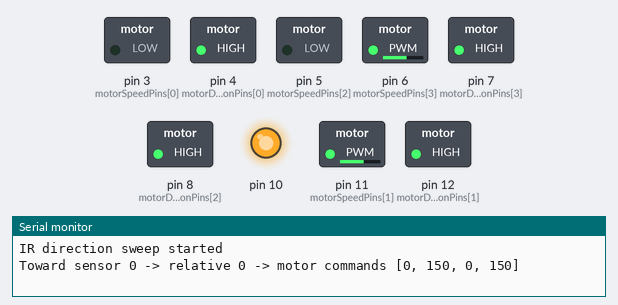
Simulated run of this sketch. Board: Arduino Uno, built with avr-gcc and run on an emulated ATmega328P. Shown: switched loads named in the sketch (green lamp = pin HIGH), output pins drawn as LEDs (lit = HIGH), the last lines printed to the serial monitor.

Above: at 0.1 s.
At 4.9 s:
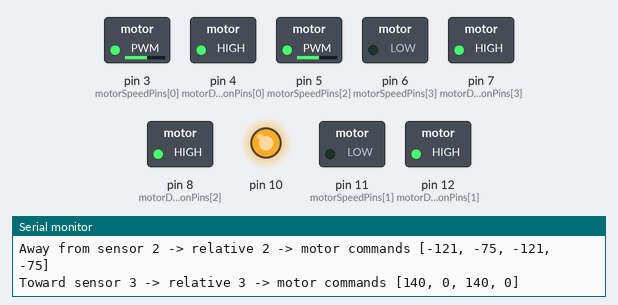
At 9.7 s:
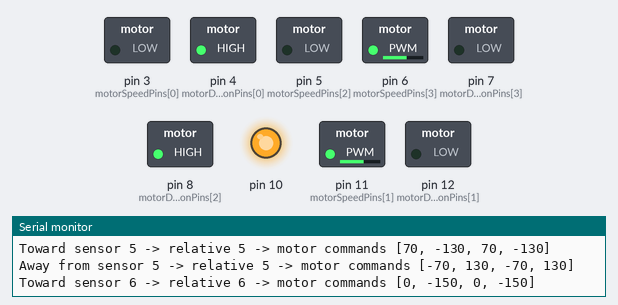
At 17.7 s:
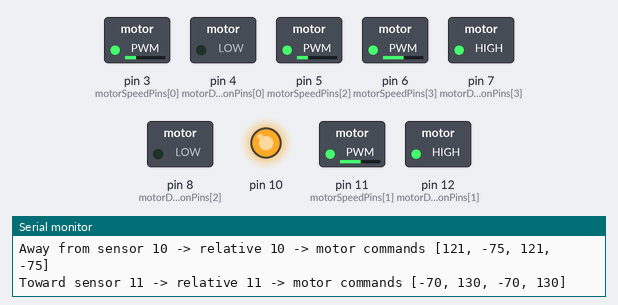
At 26.8 s:
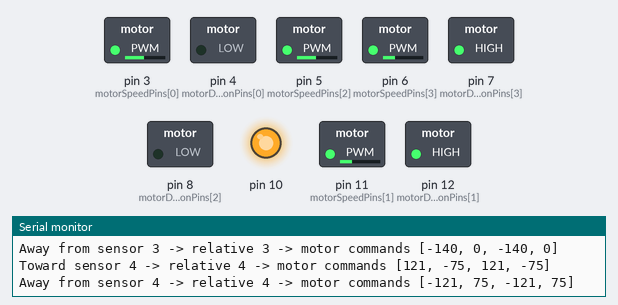
At 38.0 s:
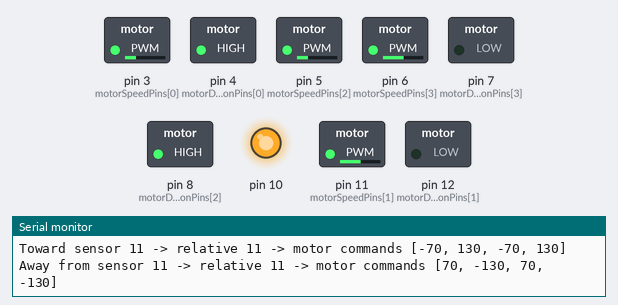
Timing chart, 0 to 40.0 s (numbered marks = the images above):
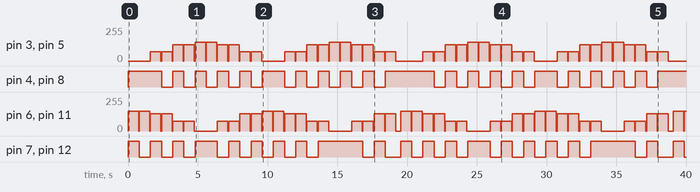

The sketch:

robot_ir_direction_sweep.ino
```cpp
/*
  robot_ir_direction_sweep.ino
  Steps through IR sensor directions 0-11 and drives toward and away from
  each direction for 0.75 seconds.

  Motor layout:
  M0 = front (strafe)
  M1 = left (forward/back)
  M2 = back (strafe)
  M3 = right (forward/back)

  Kinematics: Vy = 150*cos(i*30°), Vx = 150*sin(i*30°)
  Motor commands: M0=+Vx, M1=+Vy, M2=-Vx, M3=+Vy
*/

#define FLIP_FWD    1   // flip to -1 if forward runs backward
#define FLIP_STRAFE 1   // flip to -1 if strafe right runs left
#define FLIP_M2     -1  // flip to -1 if M2 (back strafe) is physically inverted
#define TEST_MODE   false

const int motorDirectionPins[4] = {4, 12, 8, 7};
const int motorSpeedPins[4] = {3, 11, 5, 6};
const unsigned long moveDurationMs = 750;
const unsigned long settlePauseMs = 50;
const unsigned long testMotorDurationMs = 600;
const unsigned long testMotorPauseMs = 2000;
const int testMotorSpeed = 120;
const int baseVectorPower = 150;

// Per-motor max power coefficients. M0 and M2 are slightly boosted.
const float motorPowerCoeff[4] = {0.93f, 1.00f, 0.93f, 1.00f};
const int motorMaxPower[4] = {
  (int)(baseVectorPower * motorPowerCoeff[0] + 0.5f),
  (int)(baseVectorPower * motorPowerCoeff[1] + 0.5f),
  (int)(baseVectorPower * motorPowerCoeff[2] + 0.5f),
  (int)(baseVectorPower * motorPowerCoeff[3] + 0.5f)
};

// Sensor index physically aligned with motor 0.
const byte sensorIndexAtMotor0 = 0;

const byte sensorOrder[12] = {0, 1, 2, 3, 4, 5, 6, 7, 8, 9, 10, 11};

void setup() {
  Serial.begin(115200);

  for (int i = 0; i < 4; i++) {
    pinMode(motorDirectionPins[i], OUTPUT);
    pinMode(motorSpeedPins[i], OUTPUT);
  }

  pinMode(10, OUTPUT);
  digitalWrite(10, HIGH);

  stopMotors();
  if (TEST_MODE) {
    Serial.println("=== MOTOR TEST MODE ===");
    delay(500);
  } else {
    Serial.println("IR direction sweep started");
  }
}

void setMotor(int index, bool forward, int speed) {
  digitalWrite(motorDirectionPins[index], forward ? HIGH : LOW);
  analogWrite(motorSpeedPins[index], speed);
}

void stopMotors() {
  for (int i = 0; i < 4; i++) {
    analogWrite(motorSpeedPins[i], 0);
  }
}

void applySignedMotorCommands(const int motorCommand[4]) {
  for (int i = 0; i < 4; i++) {
    int speed = motorCommand[i];
    if (speed >= 0) {
      digitalWrite(motorDirectionPins[i], HIGH);
      analogWrite(motorSpeedPins[i], speed);
    } else {
      digitalWrite(motorDirectionPins[i], LOW);
      analogWrite(motorSpeedPins[i], -speed);
    }
  }
}

int scaleToMotorPower(float normalized, int maxPower) {
  int command = (int)lround(normalized * maxPower);
  if (command > 255) return 255;
  if (command < -255) return -255;
  return command;
}

void computeTowardMotorCommand(byte relativeIndex, int motorCommand[4]) {
  float angleRad = relativeIndex * (PI / 6.0f);
  float vy = cos(angleRad) * FLIP_FWD;
  float vx = sin(angleRad) * FLIP_STRAFE;

  motorCommand[0] = scaleToMotorPower(vx, motorMaxPower[0]);
  motorCommand[1] = scaleToMotorPower(vy, motorMaxPower[1]);
  motorCommand[2] = scaleToMotorPower((-vx) * FLIP_M2, motorMaxPower[2]);
  motorCommand[3] = scaleToMotorPower(vy, motorMaxPower[3]);
}

void applySensorMotorCommand(byte relativeIndex) {
  int motorCommand[4];
  computeTowardMotorCommand(relativeIndex, motorCommand);

  applySignedMotorCommands(motorCommand);
}

byte normalizeSensorIndex(byte sensorIndex) {
  return (sensorIndex + 12 - sensorIndexAtMotor0) % 12;
}

void driveTowardSensor(byte sensorIndex) {
  byte relativeIndex = normalizeSensorIndex(sensorIndex);
  int motorCommand[4];
  computeTowardMotorCommand(relativeIndex, motorCommand);

  Serial.print("Toward sensor ");
  Serial.print(sensorIndex);
  Serial.print(" -> relative ");
  Serial.print(relativeIndex);
  Serial.print(" -> motor commands [");
  for (int i = 0; i < 4; i++) {
    Serial.print(motorCommand[i]);
    if (i < 3) Serial.print(", ");
  }
  Serial.println("]");

  applySignedMotorCommands(motorCommand);
}

void driveAwayFromSensor(byte sensorIndex) {
  byte relativeIndex = normalizeSensorIndex(sensorIndex);
  int motorCommand[4];
  int towardCommand[4];
  computeTowardMotorCommand(relativeIndex, towardCommand);

  Serial.print("Away from sensor ");
  Serial.print(sensorIndex);
  Serial.print(" -> relative ");
  Serial.print(relativeIndex);
  Serial.print(" -> motor commands [");

  for (int i = 0; i < 4; i++) {
    motorCommand[i] = -towardCommand[i];
    Serial.print(motorCommand[i]);
    if (i < 3) Serial.print(", ");
  }

  Serial.println("]");

  applySignedMotorCommands(motorCommand);
}

void stopAndPause() {
  stopMotors();
  delay(settlePauseMs);
}

void testMotorIndividually() {
  const char* motorNames[4] = {"M0 (front/strafe)", "M1 (left/forward-back)", "M2 (back/strafe)", "M3 (right/forward-back)"};
  const char* motorDirections[4] = {"strafe left", "forward", "strafe right", "backward"};

  for (int i = 0; i < 4; i++) {
    Serial.print("\n=== Testing ");
    Serial.print(motorNames[i]);
    Serial.print(" - should move ");
    Serial.print(motorDirections[i]);
    Serial.println(" ===");

    stopMotors();
    delay(200);

    setMotor(i, true, testMotorSpeed);
    delay(testMotorDurationMs);
    stopMotors();
    delay(testMotorPauseMs);
  }

  Serial.println("\n=== Motor test complete ===");
  Serial.println("If any motor moved the wrong direction, adjust:");
  Serial.println("  #define FLIP_FWD    -1  (if M1/M3 forward/backward were reversed)");
  Serial.println("  #define FLIP_STRAFE -1  (if M0 strafe was reversed)");
  Serial.println("  #define FLIP_M2     -1  (if M2 strafe was reversed)");
  Serial.println("\nThen recompile and upload, or change TEST_MODE to false to run sweep.");

  while (true) {
    delay(1000);
  }
}

void loop() {
  if (TEST_MODE) {
    testMotorIndividually();
  } else {
    for (int i = 0; i < 12; i++) {
      byte sensorIndex = sensorOrder[i];

      driveTowardSensor(sensorIndex);
      delay(moveDurationMs);
      stopAndPause();

      driveAwayFromSensor(sensorIndex);
      delay(moveDurationMs);
      stopAndPause();
    }

    stopAndPause();
    delay(250);
  }
}
```

Measured:
- by itself, pin 3 (motorSpeedPins[0]), pin 5 (motorSpeedPins[2]): moves between 0/255 and 140/255, repeating every 9.6 s
- by itself, pin 6 (motorSpeedPins[3]), pin 11 (motorSpeedPins[1]): moves between 0/255 and 150/255, repeating every 9.6 s
- by itself, pin 4 (motorDirectionPins[0]), pin 8 (motorDirectionPins[2]): LOW → HIGH at 0.00 s, → LOW 2.4 s later, → HIGH 0.80 s later, → LOW 0.80 s later, … (41 changes in this stretch)
- by itself, pin 7 (motorDirectionPins[3]), pin 12 (motorDirectionPins[1]): repeats every 19.5 s: 2 × (LOW 0.80 s, HIGH 0.80 s), LOW 0.80 s, HIGH 1.6 s, 4 × (LOW 0.80 s, HIGH 0.80 s), LOW 0.80 s, HIGH 3.2 s, LOW 0.80 s, HIGH 0.80 s, LOW 1.1 s, HIGH 0.80 s
